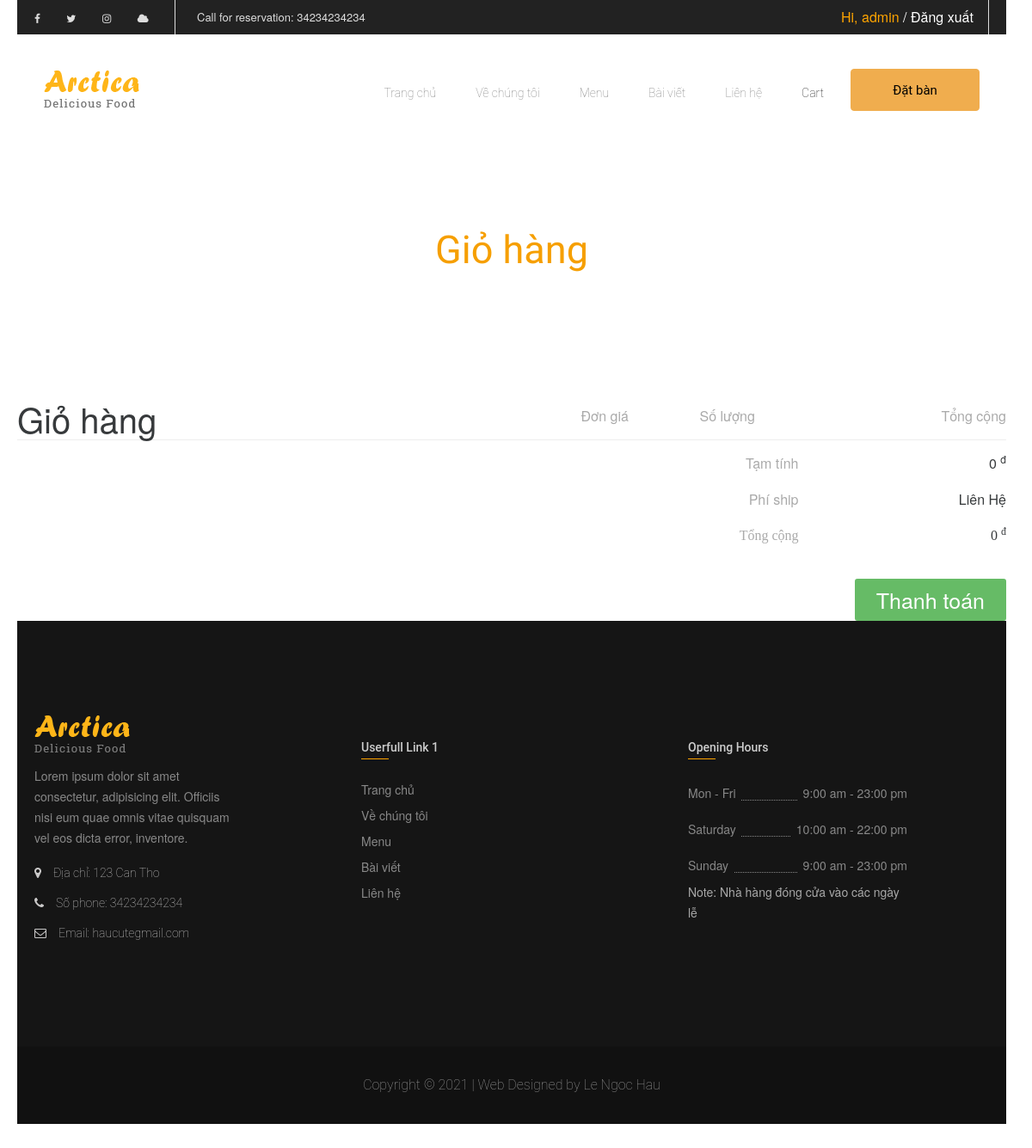
Before: /order/ (signed in) with the older database file.
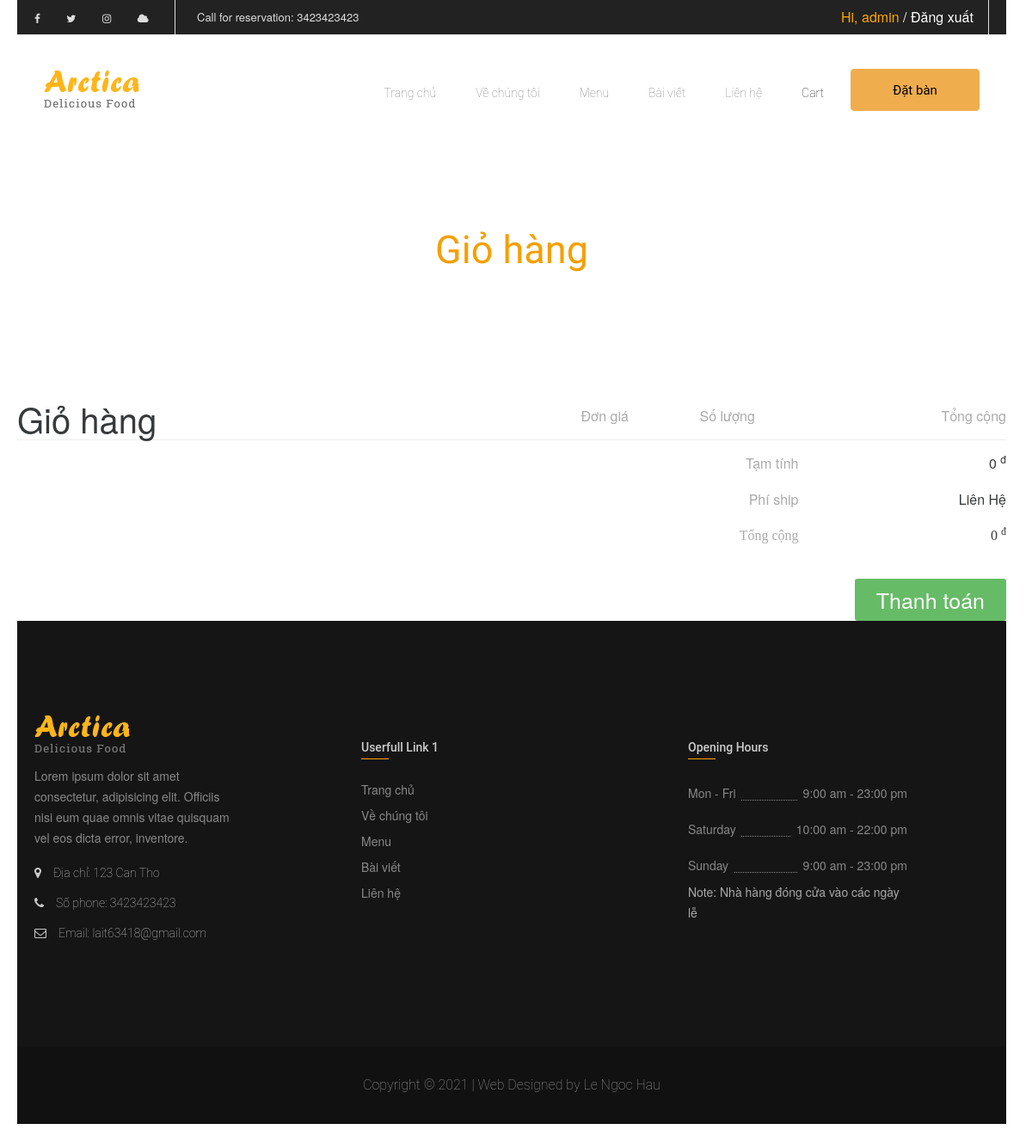
After: the same page with the newer database file.
### contact/models.py (models this page shows, shortened)
class ContactInfo(models.Model):
    address = models.CharField('Địa chỉ', max_length=100)
    phoneNumber = models.CharField('Số điện thoại', max_length=11)
    email = models.CharField('Email', null=True, max_length=100)
    coordinates = models.TextField('Vị trí trên bản đồ', null=True)
    class Meta:
        verbose_name = _("Thông tin liên hệ")
        verbose_name_plural = _("Thông tin liên hệ")

### order/views.py (the view)
# urls.py: path('', views.shopcart, name='order'),
@login_required(login_url='/login')
def shopcart(request):
    shopcart = ShopCart.objects.all()
    shopcart_count = ShopCart.objects.all().count()
    contactInfo = ContactInfo.objects.get(pk=1)
    total=0
    for rs in shopcart:
        total += rs.product.price * rs.quantity
    return render(
        request=request,
        template_name= "cart.html",
        context={
            'shopcart': shopcart,
            'total': total,
            'shopcart_count': shopcart_count,
            'contactInfo': contactInfo,
        }
    )

### templates/cart.html (shortened to what this page needs)
{% extends "base.html" %}
{% load static %}
{% load humanize %}
{% block main %}
	<div class="tintuchome wow flipInY">
		<div class="container">
			<div class="row">
				<div class="col-sm-12 text-xs-center">
					<div class="tdtintuchome">
						<span class="ourblog  fontdacing">Giỏ hàng</span>
					</div>
				</div>
			</div>
		</div>
	</div>
    <section class="contact section bd-container" id="contact">
        <h1>Giỏ hàng</h1>
        <div class="shopping-cart">
            <div class="column-labels">
                <label class="product-image">Ảnh</label>
                <label class="product-details">Món ăn</label>
                <label class="product-price">Đơn giá</label>
                <label class="product-quantity">Số lượng</label>
                <label class="product-removal">Xóa</label>
                <label class="product-line-price">Tổng cộng</label>
            </div>
            <div class="totals">
                <div class="totals-item">
                    <label>Tạm tính</label>
                    <div class="totals-value" id="cart-subtotal">{{total|intcomma}} <sup>đ</sup></div>
                </div>
                <div class="totals-item">
                    <label>Phí ship</label>
                    <div class="totals-value">Liên Hệ</div>
                </div>
                <div class="totals-item totals-item-total">
                    <label>Tổng cộng</label>
                    <div class="totals-value" id="cart-total">{{total|intcomma}} <sup>đ</sup></div>
                </div>
            </div>
            <button class="checkout"><a href="{% url 'orderproduct' %}" class="primary-btn" style="color: white;">Thanh toán</a></button>
        </div>
    </section>
{% endblock %}

### templates/base.html (shortened to what the changed rows need)
<!DOCTYPE html>
{% load static %}
<html lang="en"><head>
	<link rel="stylesheet" href="{% static '' %}vendor/bootstrap.css">
	<link rel="stylesheet" href="{% static '' %}vendor/font-awesome.css">
	<link rel="stylesheet" href="{% static '' %}vendor/bootstrap.css">
 	<link rel="stylesheet" href="{% static '' %}1.css">
</head>
<body >
	<div class="topheader">
		<div class="container">
			<div class="row">
				<div class="col-sm-6">
					<div class="mangxh float-sm-left text-xs-center text-sm-left">
						<a href=""><i class="fa fa-facebook"></i></a>
						<a href=""><i class="fa fa-twitter"></i></a>
						<a href=""><i class="fa fa-instagram"></i></a>
						<a href=""><i class="fa fa-cloud"></i></a>
					</div>
					<div class="datban wow pulse">
						Call for reservation: {{contactInfo.phoneNumber}}
					</div>
				</div>
			</div>
		</div>
	</div>
    {% block main %}
    {% endblock %}
    <div class="footertop">
		<div class="container">
			<div class="row">
				<div class="col-sm-3 cotf1">
					<div class="lienheft">
						<i class="fa fa-map-marker"></i>
						<span class="textlhft fontroboto">Địa chỉ: {{contactInfo.address}}</span>
					</div>
					<div class="lienheft">
						<i class="fa fa-phone"></i>
						<span class="textlhft fontroboto">Số phone: {{contactInfo.phoneNumber}}</span>
					</div>
					<div class="lienheft">
						<i class="fa fa-envelope-o"></i>
						<span class="textlhft fontroboto">Email: {{contactInfo.email}}</span>
					</div>
				</div>
				<div class="col-sm-2 push-sm-1 cotf2">
					<h2 class="tdft">Userfull Link 1</h2>
				</div>
				<div class="col-sm-3 cotf4 wow pulse" data-wow-iteration="2">
					<h2 class="tdft">Opening Hours</h2>
				</div>
			</div>
		</div>
	</div>
</body>
</html>

Changed rows visible on the page:
changed ContactInfo "123 Can Tho": phoneNumber "34234234234" → "3423423423"; email "haucutegmail.com" → "lait63418@gmail.com"
